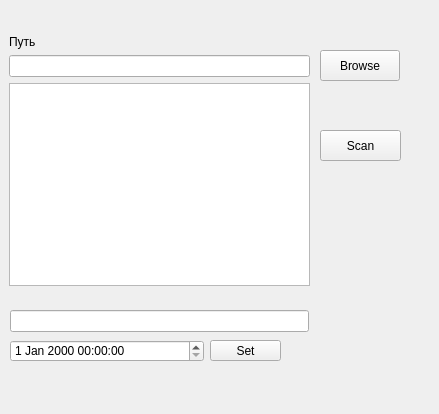
<?xml version="1.0" encoding="UTF-8"?>
<ui version="4.0">
 <class>MainWindow</class>
 <widget class="QMainWindow" name="MainWindow">
  <property name="geometry">
   <rect>
    <x>0</x>
    <y>0</y>
    <width>439</width>
    <height>414</height>
   </rect>
  </property>
  <property name="sizePolicy">
   <sizepolicy hsizetype="Maximum" vsizetype="Maximum">
    <horstretch>0</horstretch>
    <verstretch>0</verstretch>
   </sizepolicy>
  </property>
  <property name="minimumSize">
   <size>
    <width>100</width>
    <height>100</height>
   </size>
  </property>
  <property name="maximumSize">
   <size>
    <width>815</width>
    <height>589</height>
   </size>
  </property>
  <property name="windowTitle">
   <string>Mace Windu</string>
  </property>
  <widget class="QWidget" name="centralwidget">
   <widget class="QWidget" name="verticalLayoutWidget_9">
    <property name="geometry">
     <rect>
      <x>9</x>
      <y>35</y>
      <width>301</width>
      <height>251</height>
     </rect>
    </property>
    <layout class="QVBoxLayout" name="verticalLayout_9">
     <item>
      <widget class="QLabel" name="label_9">
       <property name="text">
        <string>Путь</string>
       </property>
      </widget>
     </item>
     <item>
      <widget class="QLineEdit" name="pathLineEdit">
       <property name="readOnly">
        <bool>true</bool>
       </property>
      </widget>
     </item>
     <item>
      <widget class="QTextEdit" name="resultTextEdit"/>
     </item>
    </layout>
   </widget>
   <widget class="QPushButton" name="browseButton">
    <property name="geometry">
     <rect>
      <x>320</x>
      <y>50</y>
      <width>80</width>
      <height>31</height>
     </rect>
    </property>
    <property name="text">
     <string>Browse</string>
    </property>
   </widget>
   <widget class="QPushButton" name="startScanButton">
    <property name="geometry">
     <rect>
      <x>320</x>
      <y>130</y>
      <width>81</width>
      <height>31</height>
     </rect>
    </property>
    <property name="text">
     <string>Scan</string>
    </property>
   </widget>
   <widget class="QDateTimeEdit" name="dateTimeEdit">
    <property name="geometry">
     <rect>
      <x>10</x>
      <y>340</y>
      <width>194</width>
      <height>22</height>
     </rect>
    </property>
    <property name="timeSpec">
     <enum>Qt::LocalTime</enum>
    </property>
   </widget>
   <widget class="QPushButton" name="browseButton_2">
    <property name="geometry">
     <rect>
      <x>210</x>
      <y>340</y>
      <width>71</width>
      <height>21</height>
     </rect>
    </property>
    <property name="text">
     <string>Set</string>
    </property>
   </widget>
   <widget class="QLineEdit" name="pathLineEdit_2">
    <property name="geometry">
     <rect>
      <x>10</x>
      <y>310</y>
      <width>299</width>
      <height>22</height>
     </rect>
    </property>
    <property name="readOnly">
     <bool>true</bool>
    </property>
   </widget>
  </widget>
  <widget class="QMenuBar" name="menubar">
   <property name="geometry">
    <rect>
     <x>0</x>
     <y>0</y>
     <width>439</width>
     <height>20</height>
    </rect>
   </property>
  </widget>
 </widget>
 <resources/>
 <connections/>
</ui>
